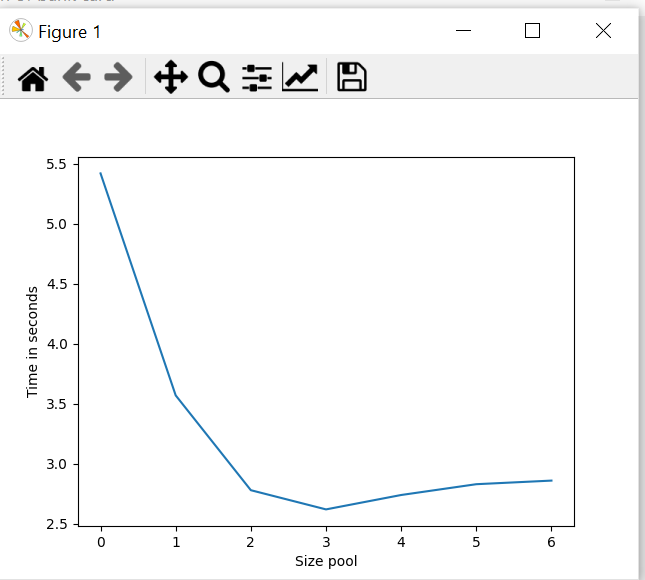

Source code (Python):
import multiprocessing as mp
import time

import matplotlib.pyplot as plt
import numpy as np

from hashing import check_hash


def graph_drawing(card: str) -> None:
    """
    Graph drawing function
    """
    times = np.empty(shape=0)
    card = card[:6]
    items = [(i, card) for i in range(1000000)]
    for i in range(1, 8):
        start = time.time()
        with mp.Pool(i) as p:
            for i, result in enumerate(p.starmap(check_hash, items)):
                if result:
                    end = time.time() - start
                    times = np.append(times, end)
                    break
    plt.plot(range(len(times)), np.round(times, 2).tolist())
    plt.xlabel("Size pool")
    plt.ylabel("Time in seconds")
    plt.show()
